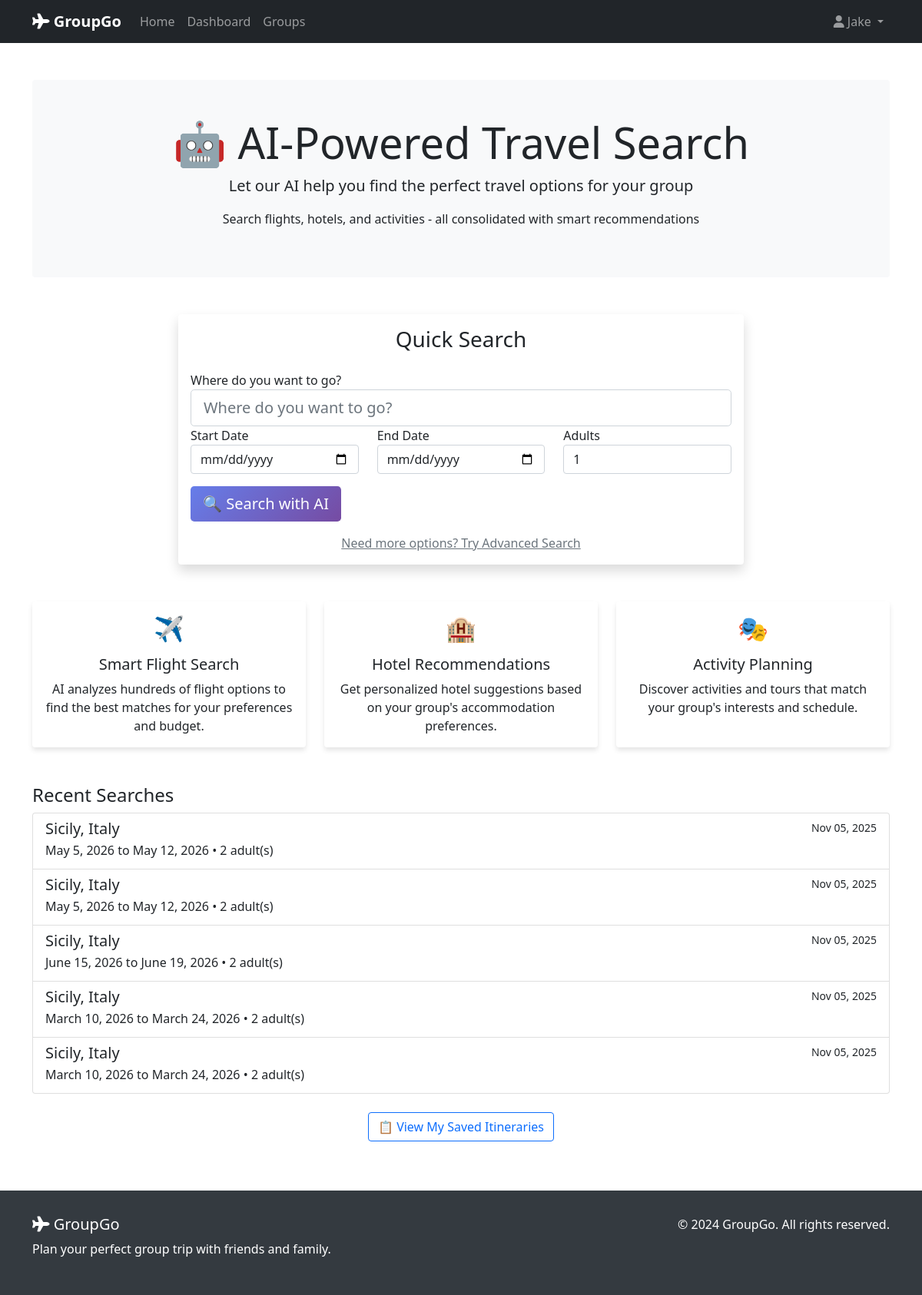
/ai/ (signed in), run on an earlier commit of the app's database.
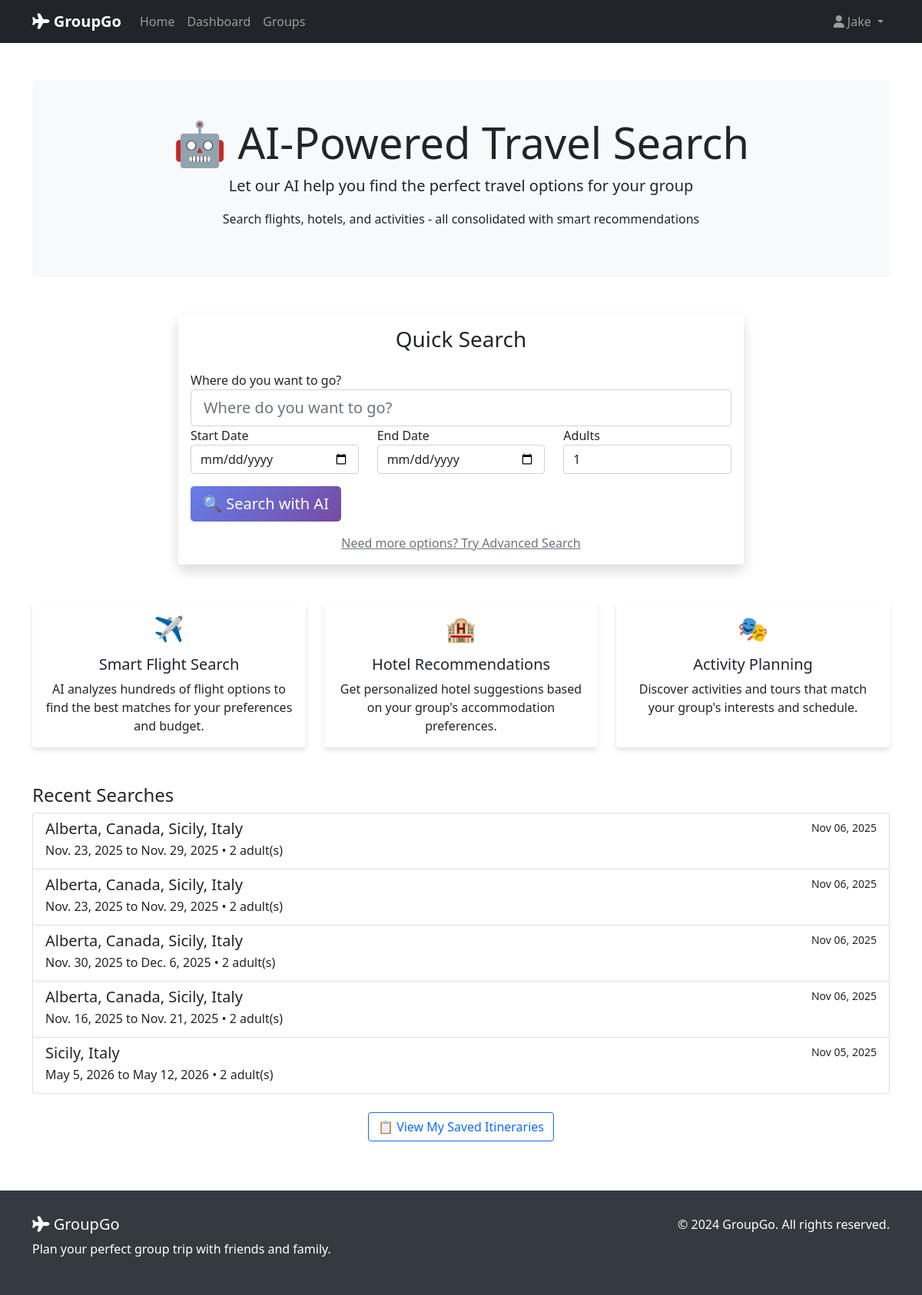
And on a later commit of the database.
### ai_implementation/models.py (models this page shows, shortened)
class TravelSearch(models.Model):
    id = models.UUIDField(primary_key=True, default=uuid.uuid4, editable=False)
    user = models.ForeignKey(User, on_delete=models.CASCADE, related_name='travel_searches')
    group = models.ForeignKey('travel_groups.TravelGroup', on_delete=models.CASCADE,
                              null=True, blank=True, related_name='ai_searches')
    destination = models.CharField(max_length=200)
    origin = models.CharField(max_length=200, blank=True, null=True)
    start_date = models.DateField()
    end_date = models.DateField()
    adults = models.PositiveIntegerField(default=1)
    rooms = models.PositiveIntegerField(default=1)
    budget_min = models.DecimalField(max_digits=10, decimal_places=2, null=True, blank=True)
    budget_max = models.DecimalField(max_digits=10, decimal_places=2, null=True, blank=True)
    accommodation_type = models.CharField(max_length=100, blank=True, null=True)
    activity_categories = models.TextField(blank=True, null=True, help_text="Comma-separated list")
    created_at = models.DateTimeField(auto_now_add=True)
    updated_at = models.DateTimeField(auto_now=True)
    is_completed = models.BooleanField(default=False)
    class Meta:
        ordering = ['-created_at']
        verbose_name = "Travel Search"
        verbose_name_plural = "Travel Searches"

### ai_implementation/views.py (the view)
# urls.py: path('', views.search_home, name='search_home'),
@login_required
def search_home(request):
    quick_form = QuickSearchForm()
    recent_searches = TravelSearch.objects.filter(user=request.user)[:5]
    context = {
        'quick_form': quick_form,
        'recent_searches': recent_searches,
    }
    return render(request, 'ai_implementation/search_home.html', context)

### ai_implementation/forms.py (shortened to what this page needs)
class QuickSearchForm(forms.Form):
    destination = forms.CharField(
        max_length=200,
        widget=forms.TextInput(attrs={
            'class': 'form-control form-control-lg',
            'placeholder': 'Where do you want to go?'
        })
    )
    start_date = forms.DateField(
        widget=forms.DateInput(attrs={
            'class': 'form-control',
            'type': 'date'
        })
    )
    end_date = forms.DateField(
        widget=forms.DateInput(attrs={
            'class': 'form-control',
            'type': 'date'
        })
    )
    adults = forms.IntegerField(
        initial=1,
        min_value=1,
        max_value=20,
        widget=forms.NumberInput(attrs={
            'class': 'form-control',
            'value': '1'
        })
    )

### ai_implementation/templates/ai_implementation/search_home.html (shortened to what the changed rows need)
{% extends 'base.html' %}
{% load static %}
{% block content %}
<div class="container mt-5">
    <div class="jumbotron text-center bg-light p-5 rounded">
        <h1 class="display-4">🤖 AI-Powered Travel Search</h1>
    </div>
    <div class="row mt-5 mb-5">
        <div class="col-md-4">
            <div class="card h-100 text-center">
                <div class="card-body">
                    <h2 class="mb-3">✈️</h2>
                </div>
            </div>
        </div>
        <div class="col-md-4">
            <div class="card h-100 text-center">
                <div class="card-body">
                    <h2 class="mb-3">🏨</h2>
                </div>
            </div>
        </div>
        <div class="col-md-4">
            <div class="card h-100 text-center">
                <div class="card-body">
                    <h2 class="mb-3">🎭</h2>
                </div>
            </div>
        </div>
    </div>
    {% if recent_searches %}
    <div class="row mt-5">
        <div class="col-md-12">
            <div class="list-group">
                {% for search in recent_searches %}
                <a href="{% url 'ai_implementation:search_results' search.id %}" class="list-group-item list-group-item-action">
                    <div class="d-flex w-100 justify-content-between">
                        <h5 class="mb-1">{{ search.destination }}</h5>
                        <small>{{ search.created_at|date:"M d, Y" }}</small>
                    </div>
                    <p class="mb-1">{{ search.start_date }} to {{ search.end_date }} • {{ search.adults }} adult(s)</p>
                </a>
                {% endfor %}
            </div>
        </div>
    </div>
    {% endif %}
</div>
{% endblock %}

What changed in the data, as far as the page shows it:
no longer on this page (row unchanged): TravelSearch: destination "Sicily, Italy", created_at "Nov 05, 2025", start_date "May 5, 2026", end_date "May 12, 2026", adults "2"
no longer on this page (row unchanged): TravelSearch: destination "Sicily, Italy", created_at "Nov 05, 2025", start_date "June 15, 2026", end_date "June 19, 2026", adults "2"
no longer on this page (row unchanged): TravelSearch: destination "Sicily, Italy", created_at "Nov 05, 2025", start_date "March 10, 2026", end_date "March 24, 2026", adults "2"
no longer on this page (row unchanged): TravelSearch: destination "Sicily, Italy", created_at "Nov 05, 2025", start_date "March 10, 2026", end_date "March 24, 2026", adults "2"
added TravelSearch: destination "Alberta, Canada, Sicily, Italy", created_at "Nov 06, 2025", start_date "Nov. 23, 2025", end_date "Nov. 29, 2025", adults "2"
added TravelSearch: destination "Alberta, Canada, Sicily, Italy", created_at "Nov 06, 2025", start_date "Nov. 23, 2025", end_date "Nov. 29, 2025", adults "2"
added TravelSearch: destination "Alberta, Canada, Sicily, Italy", created_at "Nov 06, 2025", start_date "Nov. 30, 2025", end_date "Dec. 6, 2025", adults "2"
added TravelSearch: destination "Alberta, Canada, Sicily, Italy", created_at "Nov 06, 2025", start_date "Nov. 16, 2025", end_date "Nov. 21, 2025", adults "2"
